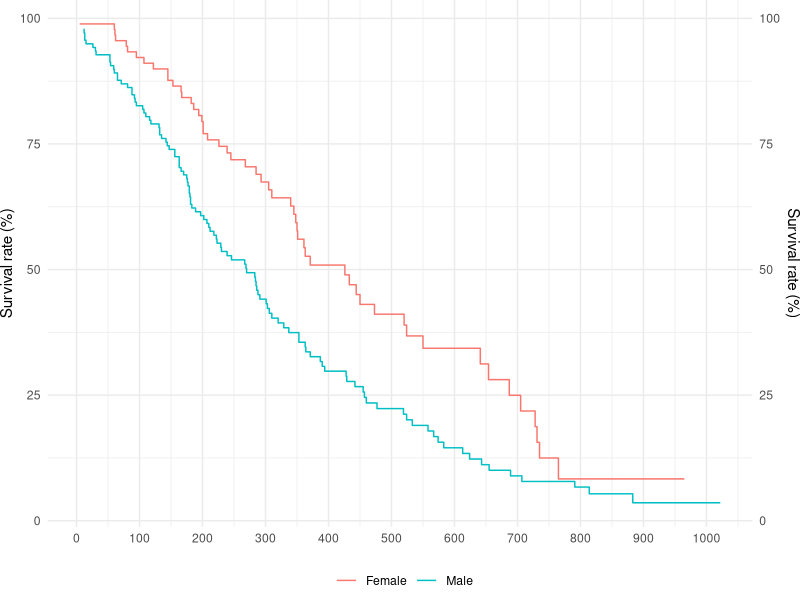

Reproduce this figure in R.
## ---- chunk 1
#| eval: true
#| echo: false
#| warning: false
#| fig-cap: Survival curve for lung cancer patients at different institutes.
## Packages
library(dplyr)
library(broom)
library(ggplot2)
library(scales)

## Data
# Get data
data(cancer, package = "survival")

# Transform and select data
data_f <- lung %>%
  dplyr::select(-c(ph.ecog, ph.karno, pat.karno, meal.cal, wt.loss)) %>%
  dplyr::mutate(sex = if_else(sex == 1, "Male", "Female")) %>%
  dplyr::mutate_at(.vars = c("sex", "status"), .funs = as.factor)

## Model
# * status == 2: event, status == 1: censored
surv_fit <- survival::survfit(survival::Surv(time, status == 2) ~ strata(sex), data_f)

# Data
surv_data <- surv_fit %>%
  broom::tidy() %>%
  dplyr::mutate(strata = gsub("strata\\(sex\\)=", "", strata)) %>%
  dplyr::mutate(
    TIME = time,
    SURV = estimate * 1E2,
    CIF = 1E2 - SURV
  ) %>%
  dplyr::rename(SEX = strata)

## Plot
# Aesthetics
time_lim <- c(min(surv_data$TIME), max(surv_data$TIME))

# Graph
ggplot2::ggplot(data = surv_data,
                ggplot2::aes(x = TIME, y = SURV, color = SEX, group = SEX, fill = SEX)) +
  ggplot2::xlab(NULL) + 
  ggplot2::ylab(label = "Survival rate (%)") + 
  ggplot2::geom_step() +
  ggplot2::scale_x_continuous(breaks = scales::pretty_breaks(n = 10)) +
  ggplot2::coord_cartesian(xlim = time_lim) +
  ggplot2::theme_minimal() +
  ggplot2::guides(color = ggplot2::guide_legend(title = "")) +
  ggplot2::theme(
    plot.margin = margin(b = 0, unit = "pt"),
    legend.position = "bottom",
    legend.background = element_rect(color = NA)
  ) +
  ggplot2::scale_y_continuous(sec.axis = dup_axis())
